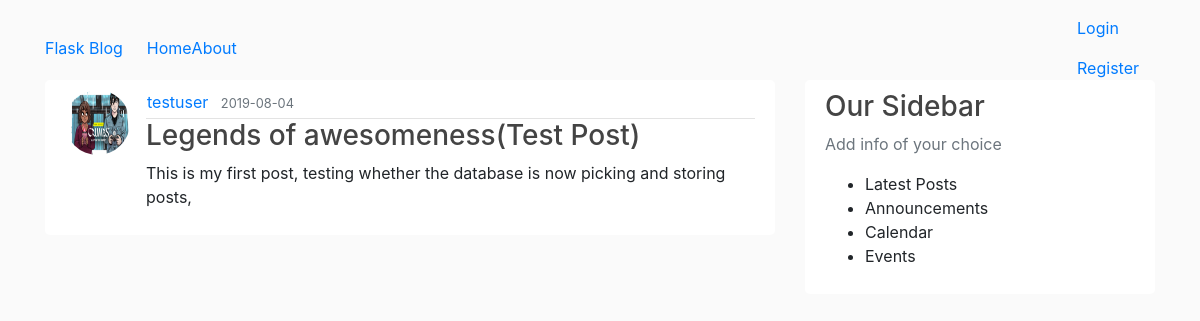
/post/1, run on the app's committed database.
### flaskblog/models.py (models this page shows, shortened)
class User(db.Model, UserMixin):
	id = db.Column(db.Integer, primary_key = True)
	username = db.Column(db.String(20), unique=True, nullable = False)
	email = db.Column(db.String(200), unique=True, nullable = False)
	image_file = db.Column(db.String(20),  nullable = False, default = 'default.jpg')
	password = db.Column(db.String(60), nullable = False)
	posts = db.relationship('Post', backref = 'author', lazy = True)

class Post(db.Model):
	id = db.Column(db.Integer, primary_key = True)
	title = db.Column(db.String(150), nullable = False)
	date_posted = db.Column(db.DateTime, nullable = False, default = datetime.utcnow)
	content = db.Column(db.String(200), nullable = False )
	user_id = db.Column(db.Integer, db.ForeignKey('user.id'), nullable = False)

### flaskblog/routes.py (the view)
@app.route("/post/<int:post_id>")
def post(post_id):
	post = Post.query.get_or_404(post_id)
	return render_template('post.html', title = post.title, post = post)

### flaskblog/templates/post.html
{% extends "layout.html" %}
{% block content %}
<article class="media content-section">
	<img class="rounded-circle article-img" src="{{ url_for('static',filename = 'profile_pics/' + post.author.image_file) }} ">
	<div class="media-body">
		<div class="article-metadata">
			<a class="mr-2" href="#">{{ post.author.username}}</a>
			<small class="text-muted">{{post.date_posted.strftime('%Y-%m-%d')}} </small>
		</div>
		<h3><a class="article-title" href="{{ url_for('post', post_id = post.id) }} ">{{post.title}} </a></h3>
		<p class="article-content">{{post.content}} </p>
	</div>
</article>
{% endblock content %}

### flaskblog/static/main.css (style rules this page uses)
body { background: #fafafa; color: 333333; margin-top: 5rem; }
h1,h2,h3,h4,h5,h6 { color: #444444; }
.content-section { background: #ffffff; padding: 10px 20px; border: 2px splod #dddddd; border-radius: 5px; margin-bottom: 20px; }
.article-title { color: #444444; }
.article-content { white-space: pre-line; }
.article-img { width: 65px; height: 65px; margin-right: 16px; }
.article-metadata { padding-left: 1px; padding-bottom: 4px; border-bottom: 1px solid #e3e3e3; }

### data on the page
User: image_file (picture), author.username "testuser"
Post: date_posted "2019-08-04", title "Legends of awesomeness(Test Post)", content "This is my first post, testing whether the database is now picking and storing posts,"
